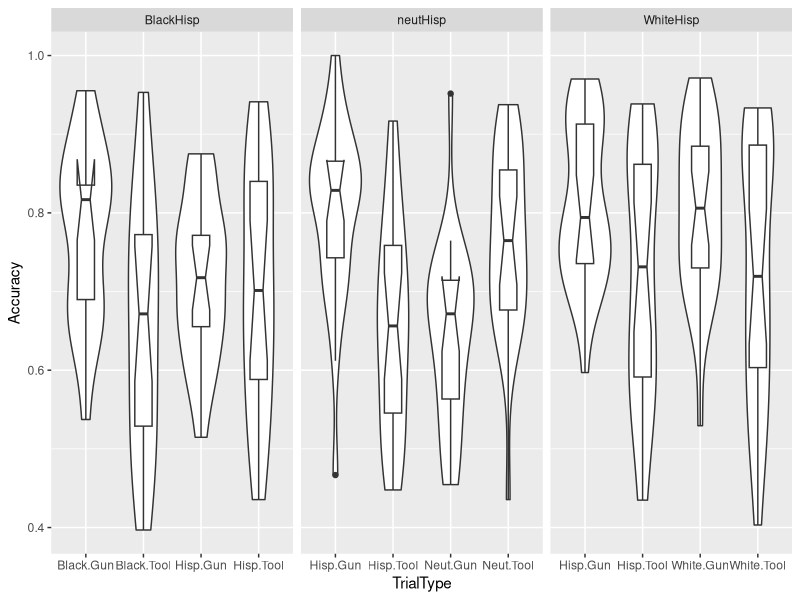
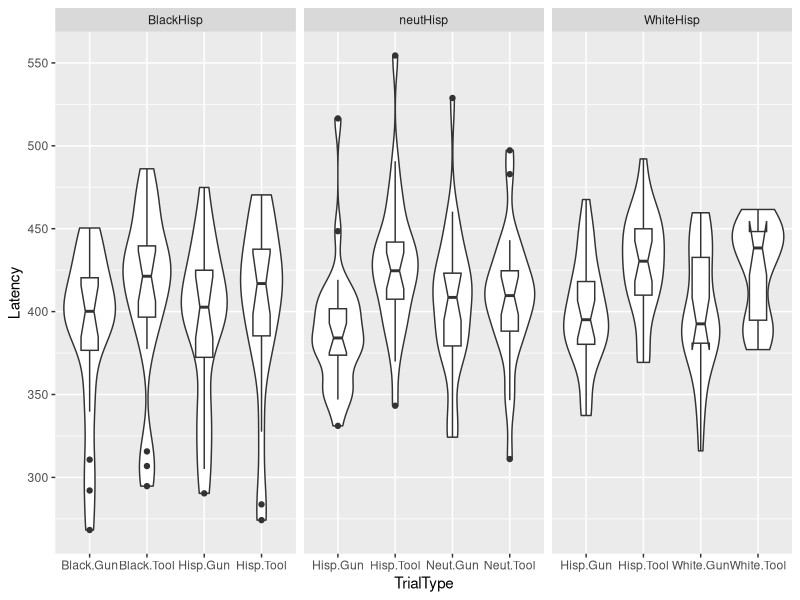

These figures' R source, in order:
# WIT study 2 analysis

# TODO: Remember to perform sensitity analysis dropping Zimmerman prime

library(plyr)
library(dplyr)
library(lme4)
library(ggplot2)
library(car)

# data ingest
dat = read.delim("clean_wit2.txt")

# make "not-hispanic" prime category

# Consider making "CueSort" per SAS code at bottom
dat = dat %>% 
  mutate(Cue = substring(CueType, 1, 4),
         Probe = substring(ProbeType, 1, 4),
         CueClass = ifelse(TrialType %in% c("HispGun", "HispTool"), "Hisp", "NonHisp"))

# make accuracy and RT datasets
dat.acc = dat %>% 
  filter(Probe.RT <= 500)
dat.rt = dat %>% 
  filter(Probe.ACC == 1)

# 2x3 interaction where Prime == hisp
# Accuracy
# Note: Model currently failing to converge, gradient .004 instead of default .001
# Switching to Nelder_Mead optimizer did not fix that, nor did increasing maxfun to 2e5.
m1 = dat.acc %>% 
  filter(Cue == "hisp") %>% 
  glmer(Probe.ACC ~ Condition * Probe + 
          (1 + Probe|Subject) + (1|CueType) + (1|ProbeType), 
        data = ., family = "binomial",
        control = glmerControl(optimizer = "Nelder_Mead",
                               optCtrl = list(maxfun = 20000)))
summary(m1)
Anova(m1, type = 3) # clear interaction

# RT 
# This converges nicely
m1.rt = dat.rt %>% 
  filter(Cue == "hisp") %>% 
  lmer(Probe.RT ~ Condition * Probe + 
         (1 + Probe|Subject) + (1|CueType) + (1|ProbeType),
       data = .)
summary(m1.rt)
Anova(m1.rt, type = 3) # clear interaction

# each 2x2 interaction within levels of condition
# Accuracy
# This converges but rfx of subject and subject*probe are highly correlated
m2 = dat.acc %>% 
  filter(Condition == "BlackHisp") %>% 
  glmer(Probe.ACC ~ Cue * Probe + 
          (1 + Probe|Subject) + (1|CueType) + (1|ProbeType), 
        data = ., family = "binomial")
summary(m2)
Anova(m2, type = 3) # Very clear interaction

# Converges, everything's fine
m3 = dat.acc %>% 
  filter(Condition == "neutHisp") %>% 
  glmer(Probe.ACC ~ Cue * Probe + 
          (1 + Probe|Subject) + (1|CueType) + (1|ProbeType), 
        data = ., family = "binomial")
summary(m3)
Anova(m3, type = 3) # Very clear interaction

# Converges, rfx somewhat correlated r = .63
m4 = dat.acc %>% 
  filter(Condition == "WhiteHisp") %>% 
  glmer(Probe.ACC ~ Cue * Probe + 
          (1 + Probe|Subject) + (1|CueType) + (1|ProbeType), 
        data = ., family = "binomial")
summary(m4)
Anova(m4, type = 3) # no interaction, perhaps Ps can't tell White from Hispanic.

# RT
m2 = dat.rt %>% 
  filter(Condition == "BlackHisp") %>% 
  lmer(Probe.RT ~ Cue * Probe + 
         (1 + Probe|Subject) + (1|CueType) + (1|ProbeType), 
        data = .)
summary(m2)
Anova(m2, type = 3) # solid interaction

m3 = dat.rt %>% 
  filter(Condition == "neutHisp") %>% 
  lmer(Probe.RT ~ Cue * Probe + 
         (1 + Probe|Subject) + (1|CueType) + (1|ProbeType), 
        data = .)
summary(m3)
Anova(m3, type = 3) # very solid interaction

m4 = dat.rt %>% 
  filter(Condition == "WhiteHisp") %>% 
  lmer(Probe.RT ~ Cue * Probe + 
         (1 + Probe|Subject) + (1|CueType) + (1|ProbeType), 
        data = .)
summary(m4)
Anova(m4, type = 3) # barely-there interaction

# Plotting ---
dat.acc %>% 
  group_by(Subject, Condition, TrialType) %>% 
  summarize(Accuracy = mean(Probe.ACC, na.rm = T)) %>% 
  ggplot(aes(x = TrialType, y = Accuracy)) +
  geom_violin() +
  geom_boxplot(width = .3, notch = T) +
  facet_wrap(~Condition, scales = "free_x")

dat.rt %>% 
  group_by(Subject, Condition, TrialType) %>% 
  summarize(Latency = mean(Probe.RT, na.rm = T)) %>% 
  ggplot(aes(x = TrialType, y = Latency)) +
  geom_violin() +
  geom_boxplot(width = .3, notch = T) +
  facet_wrap(~Condition, scales = "free_x")

# Aggregation and table export
# Should I use conditional trials (dat.acc, dat.rt) or unconditional (dat)?
# I'll use conditional b/c that's what's actually analyzed.
# Another question is whether to first average w/in subjects 
# or just average across all trials directly.
# I think it's better to average w/in subjects first.
S2T1.acc = dat.acc %>% 
  group_by(Condition, TrialType, Subject) %>% 
  summarize(M.sub = mean(Probe.ACC, na.rm = T))%>% 
  summarize(M.acc = mean(M.sub, na.rm = T),
            SD.acc = sd(M.sub, na.rm = T))

S2T1.rt = dat.rt %>% 
  group_by(Condition, TrialType, Subject) %>% 
  summarize(M.sub = mean(Probe.RT, na.rm = T))%>% 
  summarize(M.rt = mean(M.sub, na.rm = T),
            SD.rt = sd(M.sub, na.rm = T))

S2T1 = full_join(S2T1.acc, S2T1.rt)
write.table(S2T1, "S2table.txt", sep = "\t", row.names = F)


# SAS code graveyard ----
# data dat_2; set dat;
# TrialSort = TrialType;
# if TrialType in ("BlackGun", "WhiteGun", "NeutGun", "WhiteGun") then TrialSort = "OtherGun";
# if TrialType in ("BlackTool", "WhiteTool", "NeutTool", "WhiteTool") then TrialSort = "OtherTool";
# if trialsort in ("HispTool", "HispGun") then CueSort = "Hispanic";
# if trialsort in ("OtherTool", "OtherGun") then CueSort = "Other";
# run; 
# data dat_nozim2; set dat_nozim;
# TrialSort = TrialType;
# if TrialType in ("BlackGun", "WhiteGun", "NeutGun", "WhiteGun") then TrialSort = "OtherGun";
# if TrialType in ("BlackTool", "WhiteTool", "NeutTool", "WhiteTool") then TrialSort = "OtherTool";
# if trialsort in ("HispTool", "HispGun") then CueSort = "Hispanic";
# if trialsort in ("OtherTool", "OtherGun") then CueSort = "Other";